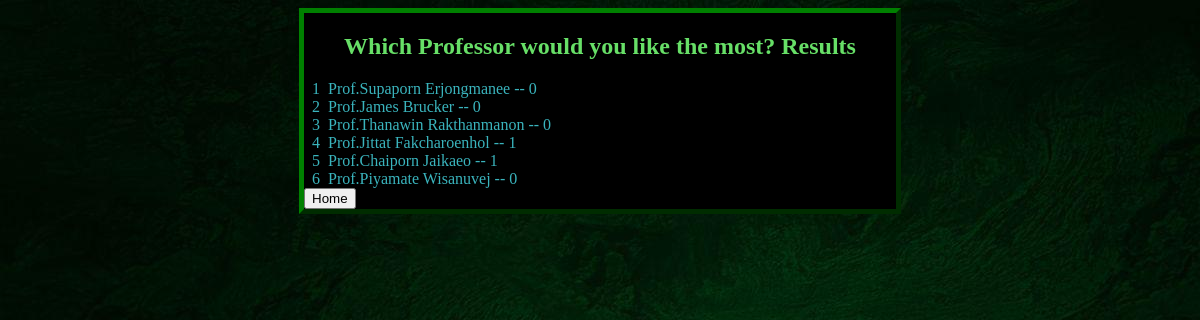
The app's page /polls/2/results/ with its own data.
### polls/models.py (models this page shows, shortened)
class Question(models.Model):
    question_text = models.CharField(max_length=200)
    pub_date = models.DateTimeField('date published')
    end_date = models.DateTimeField('date ended', null=True, blank=True)

class Choice(models.Model):
    question = models.ForeignKey(Question, on_delete=models.CASCADE)
    choice_text = models.CharField(max_length=200)
    @property
    def votes(self):
        return Vote.objects.filter(choice=self).count()

### polls/views.py (the view)
# urls.py: path('<int:pk>/results/', views.ResultsView.as_view(), name='results'),
class ResultsView(generic.DetailView):
    model = Question
    template_name = 'polls/results.html'

### templates/polls/results.html (shortened to what this page needs)
{% extends 'base.html' %}
{% block body%}
<h2>{{ question.question_text }} Results</h2>
{% for choice in question.choice_set.all %}
    <list>&nbsp;&nbsp;{{forloop.counter0|add:"1"}}&nbsp;&nbsp;{{ choice.choice_text }} -- {{ choice.votes }}</list><br>
{% endfor %}
{% endblock body%}

### polls/static/polls/style.css (style rules this page uses)
body { background: black url("images/background.jpeg") no-repeat; }
list { color: rgb(58, 180, 189); }
h2 { color: rgb(103, 223, 103); text-align: center; }

### records on screen
Question: question_text "Which Professor would you like the most?"
Choice: choice_text "Prof.Supaporn Erjongmanee", votes "0"
Choice: choice_text "Prof.James Brucker", votes "0"
Choice: choice_text "Prof.Thanawin Rakthanmanon", votes "0"
Choice: choice_text "Prof.Jittat Fakcharoenhol", votes "1"
Choice: choice_text "Prof.Chaiporn Jaikaeo", votes "1"
Choice: choice_text "Prof.Piyamate Wisanuvej", votes "0"
